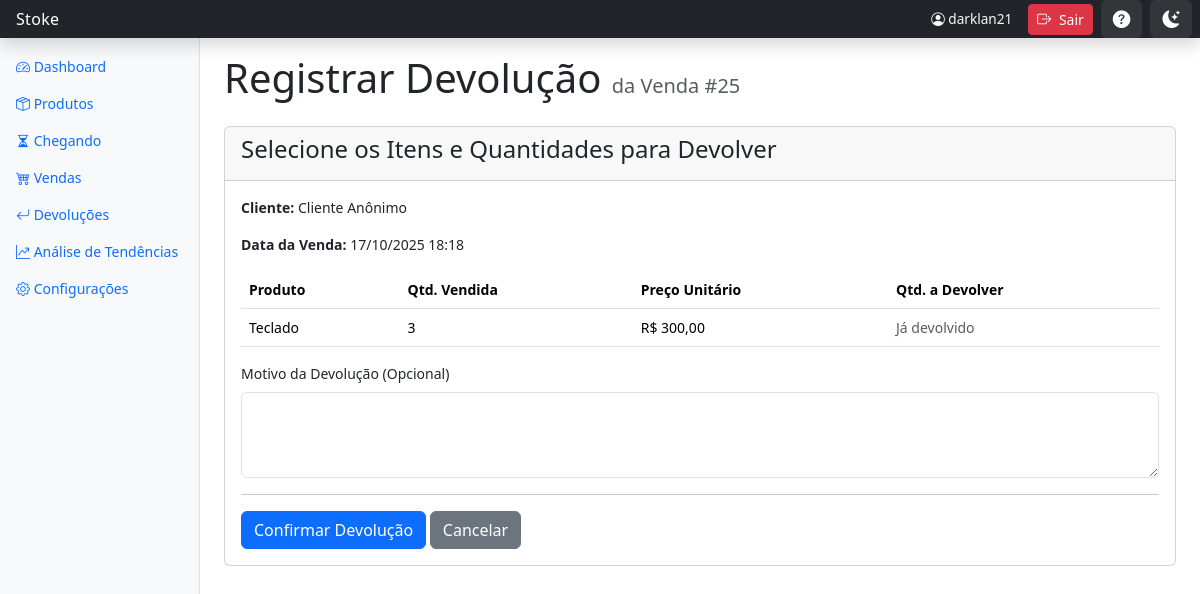
The app's page /vendas/25/registrar-devolucao/ (signed in) with its own data.
### inventario/models.py (models this page shows, shortened)
class Venda(models.Model):
    TIPO_VENDA_CHOICES = [
        ('LOJA', 'Loja'),
        ('EXTERNA', 'Externa'),
    ]
    STATUS_CHOICES = [
        ('CONCLUIDA', 'Concluída'),
        ('CANCELADA', 'Cancelada'),
    ]
    TIPO_PAGAMENTO_CHOICES = [
        ('DINHEIRO', 'Dinheiro'),
        ('PIX', 'Pix'),
        ('DEBITO', 'Débito'),
        ('CREDITO', 'Crédito'),
    ]
    cliente_nome = models.CharField('Nome do Cliente', max_length=255, blank=True, null=True)
    data = models.DateTimeField(default=timezone.now)
    tipo_venda = models.CharField(max_length=10, choices=TIPO_VENDA_CHOICES, default='LOJA')
    status = models.CharField(max_length=10, choices=STATUS_CHOICES, default='CONCLUIDA')
    desconto = models.DecimalField('Desconto', max_digits=10, decimal_places=2, default=Decimal('0.00'))
    tipo_pagamento = models.CharField('Tipo de Pagamento', max_length=10, choices=TIPO_PAGAMENTO_CHOICES, default='DINHEIRO')
    parcelas = models.PositiveIntegerField('Número de Parcelas', default=1)
    taxa_aplicada = models.DecimalField('Taxa Aplicada (%)', max_digits=5, decimal_places=2, default=Decimal('0.00'))

class ItemVenda(models.Model):
    venda = models.ForeignKey(Venda, related_name='itens', on_delete=models.CASCADE)
    produto = models.ForeignKey(Produto, on_delete=models.PROTECT)
    quantidade = models.PositiveIntegerField()
    preco_venda_unitario = models.DecimalField(max_digits=10, decimal_places=2)
    custo_compra_total_registrado = models.DecimalField(max_digits=10, decimal_places=2)
    eh_brinde = models.BooleanField('É Brinde', default=False)

class Produto(models.Model):
    nome = models.CharField(max_length=255)
    descricao = models.TextField(blank=True, null=True)
    imagem = models.ImageField(upload_to='produtos/', blank=True, null=True)
    ativo = models.BooleanField(default=True)
    fornecedor = models.ForeignKey(Fornecedor, on_delete=models.PROTECT, related_name='produtos', null=True, blank=True)
    preco_venda = models.DecimalField('Preço de Venda', max_digits=10, decimal_places=2, null=True, blank=True)
    lead_time_dias = models.PositiveIntegerField(
        'Lead Time (dias)',
        default=7,
        help_text='Tempo de entrega do fornecedor em dias'
    )
    dias_cobertura_minima = models.PositiveIntegerField(
        'Dias de Cobertura Mínima',
        default=15,
        help_text='Quantidade mínima de dias que o estoque deve cobrir'
    )

### inventario/views.py (the view, shortened to what this page needs)
# urls.py: path('vendas/<int:venda_pk>/registrar-devolucao/', views.registrar_devolucao, name='registrar_devolucao'),
@transaction.atomic
def registrar_devolucao(request, venda_pk):
    venda = get_object_or_404(Venda, pk=venda_pk)
    itens_venda_com_max_devolucao = []
    for item in venda.itens.all():
        total_ja_devolvido = ItemDevolucao.objects.filter(item_venda_original=item).aggregate(Sum('quantidade'))['quantidade__sum'] or 0
        max_para_devolver = item.quantidade - total_ja_devolvido
        itens_venda_com_max_devolucao.append({
            'item': item,
            'max_para_devolver': max_para_devolver
        })
    context = {
        'venda': venda,
        'itens_venda_com_max_devolucao': itens_venda_com_max_devolucao
    }
    return render(request, 'inventario/registrar_devolucao.html', context)

### inventario/templates/inventario/registrar_devolucao.html (shortened to what this page needs)
{% extends 'inventario/base.html' %}
{% block content %}
<h1 class="mb-4">Registrar Devolução <span class="text-muted fs-5">da Venda #{{ venda.id }}</span></h1>
<form method="post">
    <div class="card">
        <div class="card-header">
            <h4>Selecione os Itens e Quantidades para Devolver</h4>
        </div>
        <div class="card-body">
            <p><strong>Cliente:</strong> {{ venda.cliente_nome }}</p>
            <p><strong>Data da Venda:</strong> {{ venda.data|date:"d/m/Y H:i" }}</p>
            <table class="table">
                <thead>
                    <tr>
                        <th>Produto</th>
                        <th>Qtd. Vendida</th>
                        <th>Preço Unitário</th>
                        <th>Qtd. a Devolver</th>
                    </tr>
                </thead>
                <tbody>
                    {% for item_info in itens_venda_com_max_devolucao %}
                    {% with item=item_info.item max_devolucao=item_info.max_para_devolver %}
                    <tr>
                        <td>{{ item.produto.nome }}</td>
                        <td>{{ item.quantidade }}</td>
                        <td>R$ {{ item.preco_venda_unitario|floatformat:2 }}</td>
                        <td>
                            {% if max_devolucao > 0 %}
                                <input type="number" class="form-control" name="item_{{ item.id }}" value="0" min="0" max="{{ max_devolucao }}">
                            {% else %}
                                <span class="text-muted">Já devolvido</span>
                            {% endif %}
                        </td>
                    </tr>
                    {% endwith %}
                    {% endfor %}
                </tbody>
            </table>
            <div class="mb-3">
                <label for="motivo" class="form-label">Motivo da Devolução (Opcional)</label>
                <textarea class="form-control" id="motivo" name="motivo" rows="3"></textarea>
            </div>
            <hr>
            <button type="submit" class="btn btn-primary">Confirmar Devolução</button>
            <a href="{% url 'inventario:detalhar_venda' pk=venda.pk %}" class="btn btn-secondary">Cancelar</a>
        </div>
    </div>
</form>
{% endblock %}

### inventario/templates/inventario/base.html (shortened to what this page needs)
<!DOCTYPE html>
<html lang="pt-br">
<head>
    {% load static %}
    <link href="https://cdn.jsdelivr.net/npm/bootstrap@5.3.3/dist/css/bootstrap.min.css" rel="stylesheet">
    <link rel="stylesheet" href="https://cdn.jsdelivr.net/npm/bootstrap-icons@1.11.3/font/bootstrap-icons.min.css">
</head>
<body>
    <header class="navbar navbar-dark sticky-top bg-dark flex-md-nowrap p-0 shadow">
        <a class="navbar-brand col-md-3 col-lg-2 me-0 px-3 fs-6" href="{% url 'inventario:dashboard' %}">
            Stoke
        </a>
        <div class="d-flex align-items-center">
            <span class="text-light me-3 d-none d-md-inline" style="font-size: 0.85rem;">
                <i class="bi bi-person-circle"></i> {{ user.username }}
            </span>
            <form method="post" action="{% url 'logout' %}" style="display: inline;" id="logout-form">
                <button type="button" class="btn btn-sm btn-danger me-2" title="Sair do Sistema" onclick="if(confirm('Deseja realmente sair do sistema?')){ document.getElementById('logout-form').submit(); }">
                    <i class="bi bi-box-arrow-right"></i>
                    <span class="d-none d-md-inline ms-1">Sair</span>
                </button>
            </form>
            <button id="help-toggle" class="btn btn-sm me-2" title="Recursos e Ajuda" data-bs-toggle="modal" data-bs-target="#helpModal">
                <i class="bi bi-question-circle-fill"></i>
            </button>
            <button id="theme-toggle" class="btn btn-sm me-2" title="Alternar tema">
                <i class="bi bi-moon-stars-fill" id="theme-icon"></i>
            </button>
        </div>
    </header>
    <div class="container-fluid">
        <div class="row">
            <nav id="sidebarMenu" class="col-md-3 col-lg-2 d-md-block bg-light sidebar collapse">
                <div class="position-sticky">
                    <ul class="nav flex-column">
                        <li class="nav-item">
                            <a href="{% url 'inventario:dashboard' %}" class="nav-link {% if request.resolver_match.url_name == 'dashboard' %}active{% endif %}" aria-current="page">
                                <i class="bi bi-speedometer2"></i> Dashboard
                            </a>
                        </li>
                        <li class="nav-item">
                            <a href="{% url 'inventario:listar_produtos' %}" class="nav-link {% if 'produto' in request.resolver_match.url_name or 'adicionar_estoque' in request.resolver_match.url_name %}active{% endif %}">
                                <i class="bi bi-box-seam"></i> Produtos
                            </a>
                        </li>
                        <li class="nav-item">
                            <a class="nav-link {% if 'chegando' in request.resolver_match.url_name or 'incluir_no_estoque' in request.resolver_match.url_name %}active{% endif %}" href="{% url 'inventario:listar_produtos_chegando' %}">
                                <i class="bi bi-hourglass-split"></i> Chegando
                            </a>
                        </li>
                        <li class="nav-item">
                            <a class="nav-link {% if 'venda' in request.resolver_match.url_name %}active{% endif %}" href="{% url 'inventario:listar_vendas' %}">
                                <i class="bi bi-cart4"></i> Vendas
                            </a>
                        </li>
                        <li class="nav-item">
                            <a class="nav-link {% if 'devolucao' in request.resolver_match.url_name %}active{% endif %}" href="{% url 'inventario:listar_devolucoes' %}">
                                <i class="bi bi-arrow-return-left"></i> Devoluções
                            </a>
                        </li>
                        <li class="nav-item">
                            <a class="nav-link {% if request.resolver_match.url_name == 'analise_tendencias' %}active{% endif %}" href="{% url 'inventario:analise_tendencias' %}">
                                <i class="bi bi-graph-up-arrow"></i> Análise de Tendências
                            </a>
                        </li>
                        <li class="nav-item">
                            <a href="{% url 'inventario:configuracoes' %}" class="nav-link {% if request.resolver_match.url_name == 'configuracoes' %}active{% endif %}">
                                <i class="bi bi-gear"></i> Configurações
                            </a>
                        </li>
                    </ul>
                </div>
            </nav>
            <main class="col-md-9 ms-sm-auto col-lg-10 px-md-4">
                <div class="pt-3 pb-2 mb-3">
                    {% block content %}{% endblock %}
                </div>
            </main>
        </div>
    </div>
</body>
</html>

### inventario/templates/inventario/base.html (style rules this page uses)
body { font-size: .875rem; }
.sidebar { position: fixed; top: 0; bottom: 0; left: 0; z-index: 100; padding: 48px 0 0; box-shadow: inset -1px 0 0 rgba(0, 0, 0, .1); }
.navbar-brand { font-weight: 500; letter-spacing: 0.3px; }
#theme-toggle { background-color: rgba(255, 255, 255, 0.08); border: none; color: #fff; padding: 6px 12px; border-radius: 6px; transition: all 0.3s ease; }
#theme-icon { font-size: 1.1rem; }
#help-toggle { background-color: rgba(255, 255, 255, 0.08); border: none; color: #fff; padding: 6px 12px; border-radius: 6px; transition: all 0.3s ease; }
#help-toggle .bi { font-size: 1.1rem; }
body, .card, .table, .sidebar, .form-control, .form-select, .btn, .badge, .alert { transition: background-color 0.3s ease, color 0.3s ease, border-color 0.3s ease; }
.card-body, .table-responsive { overflow-x: auto; }

### records on screen
Venda: id "25", cliente_nome "Cliente Anônimo", data "17/10/2025 18:18"
ItemVenda: item.produto.nome "Teclado", item.quantidade "3", item.preco_venda_unitario "300,00"

### other values on screen
{{ user.username }} "darklan21"
